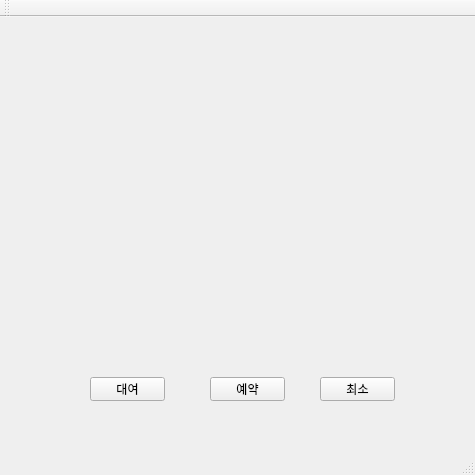
<?xml version="1.0" encoding="UTF-8"?>
<ui version="4.0">
 <class>bookinfoClassClass</class>
 <widget class="QMainWindow" name="bookinfoClassClass">
  <property name="geometry">
   <rect>
    <x>0</x>
    <y>0</y>
    <width>475</width>
    <height>475</height>
   </rect>
  </property>
  <property name="windowTitle">
   <string>bookinfoClass</string>
  </property>
  <widget class="QWidget" name="centralWidget">
   <widget class="QPushButton" name="pushButton">
    <property name="geometry">
     <rect>
      <x>90</x>
      <y>360</y>
      <width>75</width>
      <height>24</height>
     </rect>
    </property>
    <property name="text">
     <string>대여</string>
    </property>
   </widget>
   <widget class="QPushButton" name="pushButton_2">
    <property name="geometry">
     <rect>
      <x>210</x>
      <y>360</y>
      <width>75</width>
      <height>24</height>
     </rect>
    </property>
    <property name="text">
     <string>예약</string>
    </property>
   </widget>
   <widget class="QPushButton" name="pushButton_3">
    <property name="geometry">
     <rect>
      <x>320</x>
      <y>360</y>
      <width>75</width>
      <height>24</height>
     </rect>
    </property>
    <property name="text">
     <string>최소</string>
    </property>
   </widget>
   <widget class="QLabel" name="book_photo">
    <property name="geometry">
     <rect>
      <x>30</x>
      <y>30</y>
      <width>171</width>
      <height>221</height>
     </rect>
    </property>
    <property name="text">
     <string/>
    </property>
    <property name="scaledContents">
     <bool>true</bool>
    </property>
   </widget>
   <widget class="QLabel" name="book_name">
    <property name="geometry">
     <rect>
      <x>230</x>
      <y>80</y>
      <width>191</width>
      <height>51</height>
     </rect>
    </property>
    <property name="font">
     <font>
      <pointsize>13</pointsize>
      <bold>true</bold>
     </font>
    </property>
    <property name="styleSheet">
     <string notr="true"/>
    </property>
    <property name="midLineWidth">
     <number>0</number>
    </property>
    <property name="text">
     <string/>
    </property>
    <property name="alignment">
     <set>Qt::AlignRight|Qt::AlignTrailing|Qt::AlignVCenter</set>
    </property>
   </widget>
   <widget class="QLabel" name="book_info">
    <property name="geometry">
     <rect>
      <x>30</x>
      <y>270</y>
      <width>411</width>
      <height>71</height>
     </rect>
    </property>
    <property name="sizePolicy">
     <sizepolicy hsizetype="Preferred" vsizetype="Preferred">
      <horstretch>0</horstretch>
      <verstretch>0</verstretch>
     </sizepolicy>
    </property>
    <property name="font">
     <font>
      <pointsize>11</pointsize>
     </font>
    </property>
    <property name="acceptDrops">
     <bool>true</bool>
    </property>
    <property name="styleSheet">
     <string notr="true">style=&quot;word-break: break-all;
</string>
    </property>
    <property name="frameShape">
     <enum>QFrame::NoFrame</enum>
    </property>
    <property name="lineWidth">
     <number>1</number>
    </property>
    <property name="text">
     <string/>
    </property>
    <property name="textFormat">
     <enum>Qt::PlainText</enum>
    </property>
    <property name="alignment">
     <set>Qt::AlignCenter</set>
    </property>
   </widget>
   <widget class="QLabel" name="book_author">
    <property name="geometry">
     <rect>
      <x>230</x>
      <y>150</y>
      <width>191</width>
      <height>51</height>
     </rect>
    </property>
    <property name="font">
     <font>
      <pointsize>13</pointsize>
      <bold>true</bold>
     </font>
    </property>
    <property name="styleSheet">
     <string notr="true"/>
    </property>
    <property name="midLineWidth">
     <number>0</number>
    </property>
    <property name="text">
     <string/>
    </property>
    <property name="alignment">
     <set>Qt::AlignRight|Qt::AlignTrailing|Qt::AlignVCenter</set>
    </property>
   </widget>
   <widget class="QLabel" name="book_num">
    <property name="geometry">
     <rect>
      <x>230</x>
      <y>10</y>
      <width>71</width>
      <height>41</height>
     </rect>
    </property>
    <property name="text">
     <string/>
    </property>
   </widget>
  </widget>
  <widget class="QMenuBar" name="menuBar">
   <property name="geometry">
    <rect>
     <x>0</x>
     <y>0</y>
     <width>475</width>
     <height>22</height>
    </rect>
   </property>
  </widget>
  <widget class="QToolBar" name="mainToolBar">
   <attribute name="toolBarArea">
    <enum>TopToolBarArea</enum>
   </attribute>
   <attribute name="toolBarBreak">
    <bool>false</bool>
   </attribute>
  </widget>
  <widget class="QStatusBar" name="statusBar"/>
 </widget>
 <layoutdefault spacing="6" margin="11"/>
 <resources/>
 <connections>
  <connection>
   <sender>pushButton_3</sender>
   <signal>clicked()</signal>
   <receiver>bookinfoClassClass</receiver>
   <slot>info_close()</slot>
   <hints>
    <hint type="sourcelabel">
     <x>369</x>
     <y>408</y>
    </hint>
    <hint type="destinationlabel">
     <x>406</x>
     <y>439</y>
    </hint>
   </hints>
  </connection>
  <connection>
   <sender>pushButton</sender>
   <signal>clicked()</signal>
   <receiver>bookinfoClassClass</receiver>
   <slot>borrow_book()</slot>
   <hints>
    <hint type="sourcelabel">
     <x>132</x>
     <y>401</y>
    </hint>
    <hint type="destinationlabel">
     <x>155</x>
     <y>435</y>
    </hint>
   </hints>
  </connection>
 </connections>
 <slots>
  <slot>info_close()</slot>
  <slot>borrow_book()</slot>
 </slots>
</ui>
